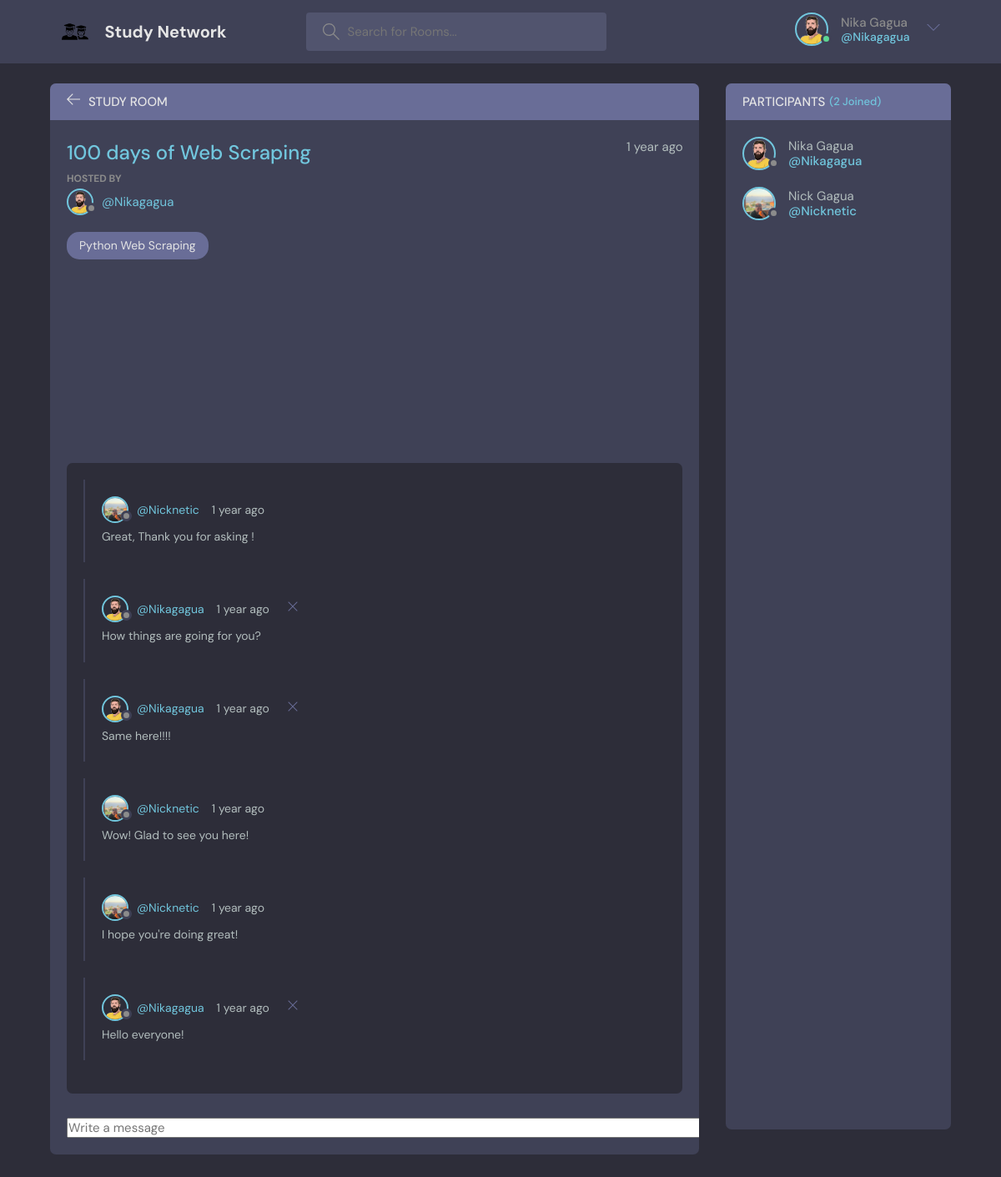
Screenshot of /room/15/ (signed in) with the database file from the repository.
### base/models.py (models this page shows, shortened)
class User(AbstractUser):
    username = models.CharField(max_length=150, unique=True)
    name = models.CharField(max_length=200, null=True)
    email = models.EmailField(unique=True, null=True)
    bio = models.TextField(null=True)
    avatar = models.ImageField(null=True, default="avatar.svg")
    USERNAME_FIELD = "email"
    REQUIRED_FIELDS = ["username"]

class Room(models.Model):
    host = models.ForeignKey(User, on_delete=models.SET_NULL, null=True)
    topic = models.ForeignKey(Topic, on_delete=models.SET_NULL, null=True)
    name = models.CharField(max_length=200)
    description = models.TextField(null=True, blank=True)
    participants = models.ManyToManyField(User, related_name="participants", blank=True)
    updated = models.DateTimeField(auto_now=True)
    created = models.DateTimeField(auto_now_add=True)
    class Meta:
        ordering = ["-updated", "-created"]

class Topic(models.Model):
    name = models.CharField(max_length=200)
    class Meta:
        ordering = ["-name"]

class Message(models.Model):
    user = models.ForeignKey(User, on_delete=models.CASCADE)
    room = models.ForeignKey(Room, on_delete=models.CASCADE)
    body = models.TextField()
    updated = models.DateTimeField(auto_now=True)
    created = models.DateTimeField(auto_now_add=True)
    class Meta:
        ordering = ["-updated", "-created"]

### base/views.py (the view)
# urls.py: path("room/<int:pk>/", views.room, name="room"),
@login_required(login_url="login")
def room(request, pk):
    form = MessageForm()
    room_info = Room.objects.get(id=pk)
    room_host = room_info.host.id if room_info.host else None
    room_messages = room_info.message_set.all()
    participants = room_info.participants.all()
    if request.method == "POST":
        message = Message.objects.create(
            user=request.user, room=room_info, body=request.POST.get("body")
        )
        room_info.participants.add(request.user)
        return redirect("room", pk=room_info.id)
    context = {
        "room_info": room_info,
        "room_messages": room_messages,
        "participants": participants,
        "room_host": room_host,
        "form": form,
    }
    return render(request, "base/room.html", context)

### base/forms.py
class MessageForm(ModelForm):
    class Meta:
        model = Message
        fields = ["body"]

### base/templates/base/room.html (shortened to what this page needs)
{% extends 'main.html' %}
{% block content %}
    <main class="profile-page layout layout--2">
        <div class="container">
            <div class="room">
                <div class="room__top">
                    <div class="room__topLeft">
                        <a href="{% url 'home' %}">
                            <svg xmlns="http://www.w3.org/2000/svg" width="32" height="32" viewBox="0 0 32 32">
                                <title>arrow-left</title>
                                <path
                                        d="M13.723 2.286l-13.723 13.714 13.719 13.714 1.616-1.611-10.96-10.96h27.625v-2.286h-27.625l10.965-10.965-1.616-1.607z">
                                </path>
                            </svg>
                        </a>
                        <h3>Study Room</h3>
                    </div>
                </div>
                <div class="room__box scroll">
                    <div class="room__header scroll">
                        <div class="room__info">
                            <h3>{{ room_info.name }}</h3>
                            <span>{{ room_info.created|timesince }} ago</span>
                        </div>
                        <div class="room__hosted">
                            <p>Hosted By</p>
                            <a href="{% url 'user-profile' room_info.host.id %}" class="room__author">
                                <div class="avatar avatar--small">
                                    <img src="{{ room_info.host.avatar.url }}" alt="user avatar"/>
                                </div>
                                <span>@{{ room_info.host.username }}</span>
                            </a>
                        </div>
                        <span class="room__topics">{{ room_info.topic.name }}</span>
                    </div>
                    <div class="room__conversation">
                        <div class="threads scroll">
                            {% for message in room_messages %}
                                <div class="thread">
                                    <div class="thread__top">
                                        <div class="thread__author">
                                            <a href="{% url 'user-profile' message.user.id %}"
                                               class="thread__authorInfo">
                                                <div class="avatar avatar--small">
                                                    <img src="{{ message.user.avatar.url }}" alt=""/>
                                                </div>
                                                <span>@{{ message.user.username }}</span>
                                            </a>
                                            <span class="thread__date">{{ message.created|timesince }} ago</span>
                                        </div>
                                        {% if request.user == message.user %}
                                            <a href="{% url 'delete-message' message.id %}">
                                                <div class="thread__delete">
                                                    <svg xmlns="http://www.w3.org/2000/svg" width="32"
                                                         height="32" viewBox="0 0 32 32">
                                                        <title>remove</title>
                                                        <path
                                                                d="M27.314 6.019l-1.333-1.333-9.98 9.981-9.981-9.981-1.333 1.333 9.981 9.981-9.981 9.98 1.333 1.333 9.981-9.98 9.98 9.98 1.333-1.333-9.98-9.98 9.98-9.981z">
                                                        </path>
                                                    </svg>
                                                </div>
                                            </a>
                                        {% endif %}
                                    </div>
                                    <div class="thread__details">
                                        {{ message.body }}
                                    </div>
                                </div>
                            {% endfor %}
                        </div>
                    </div>
                </div>
                <div class="room__message">
                    <form action="" method="POST">
                        <label>
                            <input
                                    type="text"
                                    name="body"
                                    placeholder="Write a message"
                                    size="98"
                            />
                        </label>
                    </form>
                </div>
            </div>
            <div class="participants">
                <h3 class="participants__top">Participants <span>({{ participants.count }} Joined)</span></h3>
                <div class="participants__list scroll">
                    {% for user in participants %}
                        <a href="{% url 'user-profile' user.id %}" class="participant">
                            <div class="avatar avatar--medium">
                                <img src="{{ user.avatar.url }}" alt="user image"/>
                            </div>
                            <p>
                                {{ user.name }}
                                <span>@{{ user.username }}</span>
                            </p>
                        </a>
                    {% endfor %}
                </div>
            </div>
        </div>
    </main>
{% endblock content %}

### templates/navbar.html (shortened to what this page needs)
{% block content %}
    <header class="header header--loggedIn">
        <div class="container">
            <a href="{% url 'home' %}" class="header__logo">
                <img src="/static/assets/study-group-icon.svg" alt="logo"/>
                <h1>Study Network</h1>
            </a>
            <form class="header__search" method="get" action="{% url 'home' %}">
                <label>
                    <input type="text" name="q" placeholder="Search for Rooms..."/>
                </label>
            </form>
            <nav class="header__menu">
                {% if request.user.is_authenticated %}
                    <div class="header__user">
                        <a href="{% url 'user-profile' request.user.id %}">
                            <div class="avatar avatar--medium active">
                                <img src="{{ request.user.avatar.url }}" alt="=user avatar"/>
                            </div>
                            {% if request.user.name.capitalize %}
                                <p>{{ request.user.name }}
                                    <span>@{{ request.user.username }}</span></p>
                            {% else %}
                                <p>{{ request.user.username.capitalize }}
                                    <span>@{{ request.user.username }}</span></p>
                            {% endif %}
                        </a>
                        <button class="dropdown-button">
                            <svg xmlns="http://www.w3.org/2000/svg" width="32" height="32"
                                 viewBox="0 0 32 32">
                                <title>chevron-down</title>
                                <path d="M16 21l-13-13h-3l16 16 16-16h-3l-13 13z"></path>
                            </svg>
                        </button>
                    </div>
                {% else %}
                    <a href="{% url 'login' %}">
                        <img src="/static/assets/avatar.svg" alt="">
                        <p>Login</p>
                    </a>
                {% endif %}
            </nav>
        </div>
    </header>
{% endblock %}

### rows the page displays
User: user.avatar (picture), user.name "Nika Gagua", user.username "Nikagagua", avatar (picture), name "Nika Gagua", username "Nikagagua"
Room: name "100 days of Web Scraping", created "1 year", host.avatar (picture), host.username "Nikagagua", topic.name "Python Web Scraping"
Message: user.avatar (picture), user.username "Nicknetic", created "1 year", body "Great, Thank you for asking !"
Message: user.avatar (picture), user.username "Nikagagua", created "1 year", body "How things are going for you?"
Message: user.avatar (picture), user.username "Nikagagua", created "1 year", body "Same here!!!!"
Message: user.avatar (picture), user.username "Nicknetic", created "1 year", body "Wow! Glad to see you here!"
Message: user.avatar (picture), user.username "Nicknetic", created "1 year", body "I hope you're doing great!"
Message: user.avatar (picture), user.username "Nikagagua", created "1 year", body "Hello everyone!"
User: avatar (picture), name "Nick Gagua", username "Nicknetic"

### other values shown
{{ participants.count }} "2"
